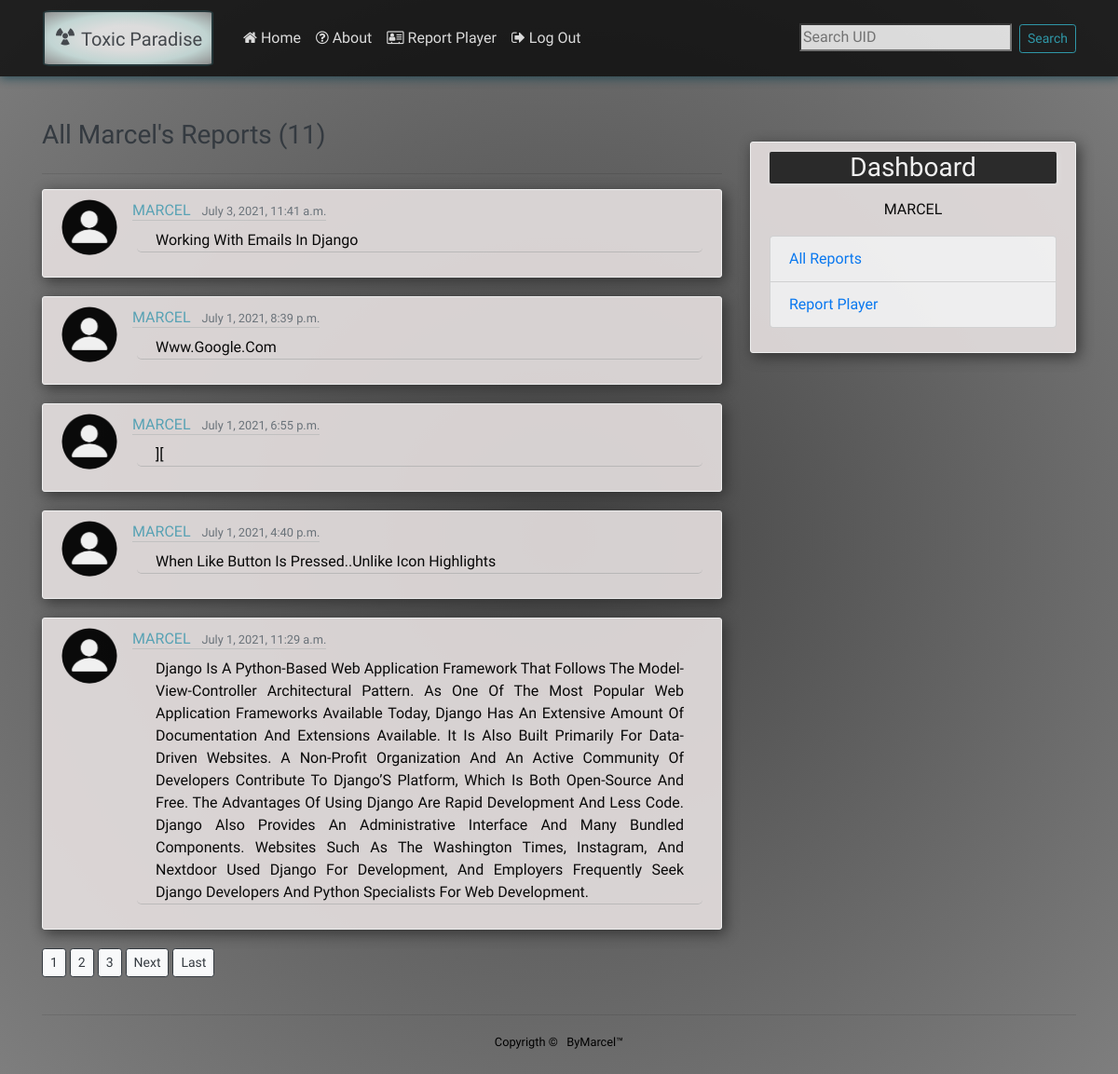
The page /user/Marcel (signed in) on the database as committed earlier.
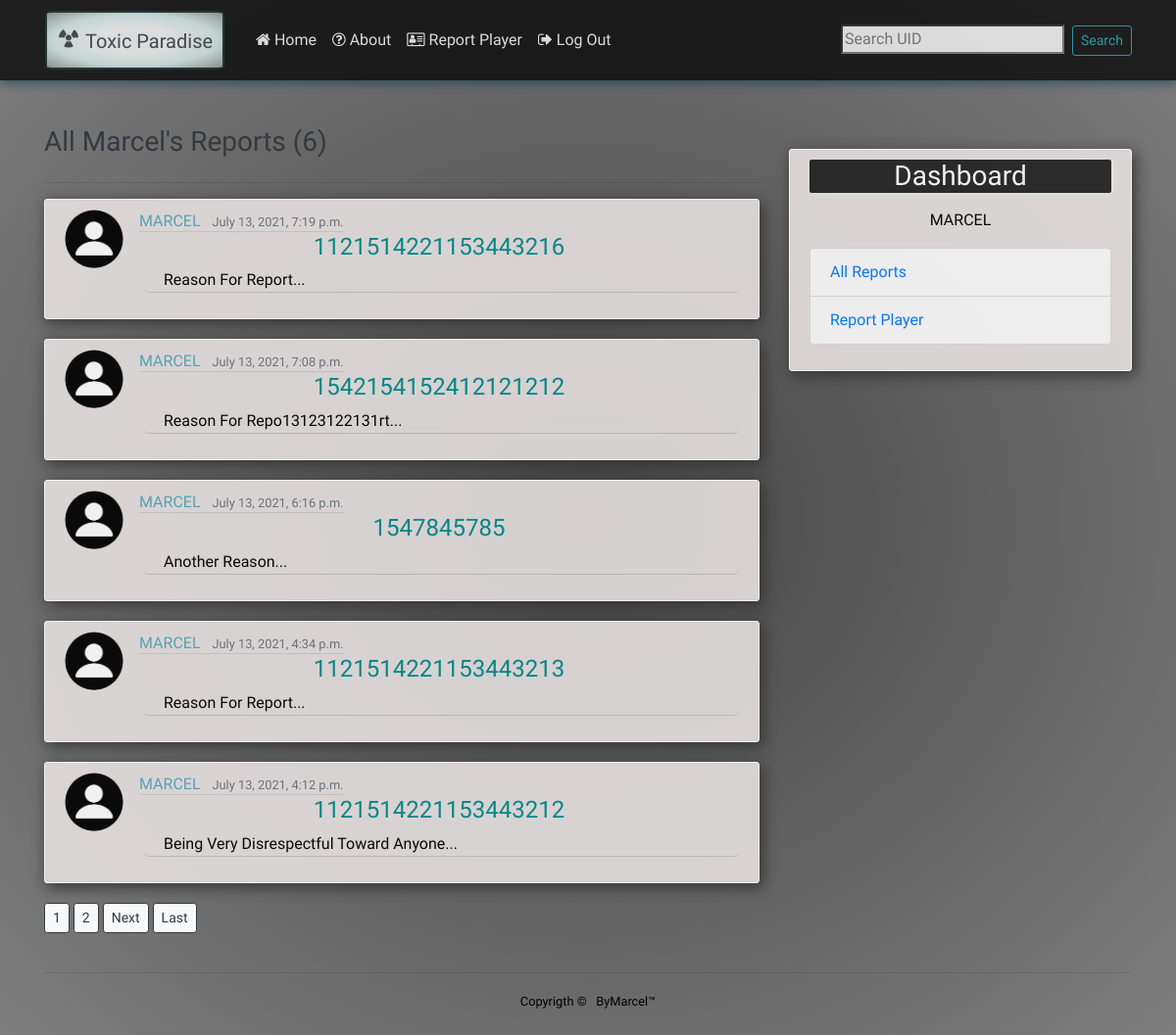
The same page on the database as committed later.
### blog/models.py (models this page shows, shortened)
class Post(models.Model):
    ign = models.CharField(max_length=100, blank=True)
    uid = models.CharField(max_length=19 ,blank=True, unique=True)
    content = models.TextField(default='Reason for report...')
    image = models.FileField(blank=True, upload_to='postpics')
    date_posted = models.DateTimeField(default=timezone.now)
    author = models.ForeignKey(User, on_delete=models.CASCADE)
    likes = models.ManyToManyField(User, related_name='blog_posts')
    dislikes = models.ManyToManyField(User, related_name='blog_posts2')

### users/models.py (models this page shows, shortened)
class Profile(models.Model):
    user = models.OneToOneField(User, on_delete=models.CASCADE)
    image = models.ImageField(default='default.png', upload_to='proflie_pics')

### blog/views.py (the view)
# urls.py: path('user/<str:username>', UserPostListView.as_view(), name='user-posts'),
class UserPostListView(LoginRequiredMixin ,ListView):
    model = Post
    template_name = 'blog/user_posts.html'
    context_object_name = 'posts'
    ordering = ['-date_posted']
    paginate_by = 5
    def get_queryset(self):
        user = get_object_or_404(User, username=self.kwargs.get('username'))
        return Post.objects.filter(author=user).order_by('-date_posted')

### blog/templates/blog/user_posts.html (shortened to what this page needs)
{% extends 'blog/base.html' %}
{% load thumbnail %}
{% block content %}
<br>
<h3 class="mb-4 text-dark text-sm">All {{ view.kwargs.username|title }}'s Reports  ({{ page_obj.paginator.count }})</h3></h1>
<hr>
{% for post in posts %}
<article class="media content-section">
    <img class='rounded-circle article-img' src="{{ post.author.profile.image.url}}">
    <div class="media-body">
        <div class="article-metadata">
            <a class="mr-2" href="{% url 'user-posts' post.author.username %}">{{ post.author|upper}}</a>
            <small class="text-muted">{{ post.date_posted }}</small>
        </div>
        <h2><a class="article-title" href="{% url 'post-detail' post.id%}"><h4 style="font-family: 'Teko', sans-serif;color: darkcyan;">{{ post.uid|title }}</h4></h2>
        <p class="article-content">{{ post.content|title }}</p>
    </div>
</article>
{% endfor %}
{% if is_paginated %}
{% for num in page_obj.paginator.page_range %}
{% if page_obj.number == num %}
<a class="btn btn-outline-dark btn-light btn-sm mb-4" href="?page={{ num }}">{{ num }}</a>
{% elif num > page_obj.number|add:'-4' and num < page_obj.number|add:'4' %} <a class="btn btn-outline-dark btn-light btn-sm mb-4"
    href="?page={{ num }}">{{ num }}</a>
    {% endif %}
    {% endfor %}
    {% if page_obj.has_next %}
    <a class="btn btn-outline-dark btn-light btn-sm mb-4" href="?page={{ page_obj.next_page_number }}">Next</a>
    <a class="btn btn-outline-dark btn-light btn-sm mb-4" href="?page={{ page_obj.paginator.num_pages }}">Last</a>
    {% endif %}
    {% endif %}
    {% endblock content %}

### blog/templates/blog/base.html (shortened to what this page needs)
{% load static %}
<!DOCTYPE html>
<html lang="en">
<head>
    <link href='https://unpkg.com/boxicons@2.0.7/css/boxicons.min.css' rel='stylesheet'>
    <link rel="stylesheet" href="https://stackpath.bootstrapcdn.com/bootstrap/4.3.1/css/bootstrap.min.css"
>
    <link rel="stylesheet" href="https://stackpath.bootstrapcdn.com/bootstrap/4.3.1/css/bootstrap.min.css">
    <link rel="stylesheet" type="text/css" href="{% static 'blog/main.css' %}">
    <link rel="stylesheet" href="https://cdnjs.cloudflare.com/ajax/libs/font-awesome/4.7.0/css/font-awesome.min.css">
</head>
<body>
    <header class="site-header">
        <nav class='navbar navbar-expand-md navbar-dark bg-steel fixed-top'>
            <div class="container">
                <a style="background: radial-gradient( white, white,#dbf5f2,#979797 );border:2px solid rgb(10, 34, 38);margin:1px; border-radius: 5%; padding:10px; font-family:'Raleway', sans-serif; " class="navbar-brand mr-4 text-dark" href="{% url 'blog-home'%}"><big>
                <i class="bx bxs-radiation bx-burst"></i></big>&nbsp;Toxic Paradise</a>
                <div class="collapse navbar-collapse" id="navbarToggle">
                    <div class="navbar-nav mr-auto">
                        <a class='nav-item nav-link' href="{% url 'blog-home'%}"><li class="fa fa-home"></li>&nbsp;Home</a>
                        <a class='nav-item nav-link' href="{% url 'about' %}"><li class="fa fa-question-circle-o"></li>&nbsp;About</a>
                        <a class='nav-item nav-link' href="{% url 'post-create' %}">
                            <li class="fa fa-address-card-o"></li>&nbsp;Report Player
                        </a>
                        <div class="navbar-nav">
                            {% if user.is_authenticated %}
                            <a class='nav-item nav-link' href="{% url 'logout' %}">
                                <li class="fa fa-sign-out"></li>&nbsp;Log Out
                            </a>
                            {% endif %}
                        </div>
                    </div>
                    <form method="POST" action="{% url 'search_posts' %}">
                        <input type="search" placeholder="Search UID" aria-label="search" name="searched">&nbsp;
                        <button class="btn btn-outline-info btn-sm" type="submit">Search</button>
                    </form>
                </div>
            </div>
        </nav>
    </header>
    <br>
   <main role="main" class="container">
       <div class="row">
           <div class="col-md-8 mt-10">
               {% block content %} {% endblock content %}
           </div>
        <div class="col-md-4">
            <div class="content-section mt-5">
                <h3 class="text-center "
                    style="box-shadow:1px 1px 4px 1px #eee; background-color: rgb(36, 36, 36); border-radius:2px; color:white; ">
                    Dashboard</h3>
                <p class='text-muted'>
                    {% if user.is_authenticated %}
                    <p style="text-align: center;">{{ user.username|upper }}</p>
                    {% endif %}
                <ul class="list-group">
                    <li class="list-group-item list-group-item-light"><a href="{% url 'blog-home' %}">All Reports</a></li>
                    <li class="list-group-item list-group-item-light"><a href="{% url 'post-create' %}">Report Player</a></li>
                </ul>
                </p>
            </div>
        </div>
       </div>
       <hr>
       <footer class="text-center"><small>Copyrigth &copy; &nbsp; ByMarcel&trade;</small></footer>
       <br>
    </main>
</body>
</html>

### blog/static/blog/main.css (style rules this page uses)
body { background: radial-gradient( rgb(68, 68, 68),#7e7e7e) #ffffff; color: #000000; margin-top: 5rem; font-family: 'Raleway', sans-serif; display:content; flex-flow: column-reverse; }
h1, h2, h3, h4, h5, h6 { color: #444444; }
ul { margin: 0; }
.bg-steel { background-color:rgb(0, 0, 0); padding: 10px; opacity: 75%; border: 1px sloid rgb(255, 254, 247); box-shadow: 1px 1px 10px 1px #0f404f; }
.site-header .navbar-nav .nav-link { color: rgb(255, 255, 255); }
.content-section { background:rgb(230, 224, 224); padding: 10px 20px; opacity: 90%; border:1.5px solid rgb(255, 255, 255); border-radius: 3px; margin-bottom: 20px; box-shadow: 3px 4px 15px 0.5px rgb(49, 49, 49); }
.article-title { color: #444444; text-align: center; }
.article-content { white-space: pre-line; border-bottom: 0.5px solid #c4c3c3; border-block-end-width: 1px; padding-left: 20px; padding-right: 20px; margin-left: 5px; border-radius: 5px; text-align:justify; display:flexbox; }
.article-img { height: 60px; width: 60px; margin-right: 16px; }
.article-metadata { padding-bottom: 1px; margin-bottom: 4px; border-bottom: 1px solid #cccccc; display: inline; }
.article-metadata a { color: #57a9bd; }

Rows that differ between the two databases and show on the page:
removed Post: author.profile.image (placeholder picture), author "MARCEL", date_posted "July 3, 2021, 11:41 a.m.", content "Working With Emails In Django"
removed Post: author.profile.image (placeholder picture), author "MARCEL", date_posted "July 1, 2021, 8:39 p.m.", content "Www.Google.Com"
removed Post: author.profile.image (placeholder picture), author "MARCEL", date_posted "July 1, 2021, 6:55 p.m.", content "]["
removed Post: author.profile.image (placeholder picture), author "MARCEL", date_posted "July 1, 2021, 4:40 p.m.", content "When Like Button Is Pressed..Unlike Icon Highlights"
removed Post: author.profile.image (placeholder picture), author "MARCEL", date_posted "July 1, 2021, 11:29 a.m.", content "Django Is A Python-Based Web Application Framework That Follows The Model-View-Controller Architectural Pattern. As One Of The Most Popular Web Application Frameworks Available Today, Django Has An Extensive Amount Of Documentation And Extensions Available. It Is Also Built Primarily For Data-Driven Websites. A Non-Profit Organization And An Active Community Of Developers Contribute To Django’S Platform, Which Is Both Open-Source And Free. The Advantages Of Using Django Are Rapid Development And Less Code. Django Also Provides An Administrative Interface And Many Bundled Components. Websites Such As The Washington Times, Instagram, And Nextdoor Used Django For Development, And Employers…"
added Post: author.profile.image (placeholder picture), author "MARCEL", date_posted "July 13, 2021, 7:19 p.m.", uid "1121514221153443216", content "Reason For Report..."
added Post: author.profile.image (placeholder picture), author "MARCEL", date_posted "July 13, 2021, 7:08 p.m.", uid "1542154152412121212", content "Reason For Repo13123122131rt..."
added Post: author.profile.image (placeholder picture), author "MARCEL", date_posted "July 13, 2021, 6:16 p.m.", uid "1547845785", content "Another Reason..."
added Post: author.profile.image (placeholder picture), author "MARCEL", date_posted "July 13, 2021, 4:34 p.m.", uid "1121514221153443213", content "Reason For Report..."
added Post: author.profile.image (placeholder picture), author "MARCEL", date_posted "July 13, 2021, 4:12 p.m.", uid "1121514221153443212", content "Being Very Disrespectful Toward Anyone..."
Other text that changed with them:
{{ page_obj.paginator.count }}: "11" → "6"
list line gone: "3"
